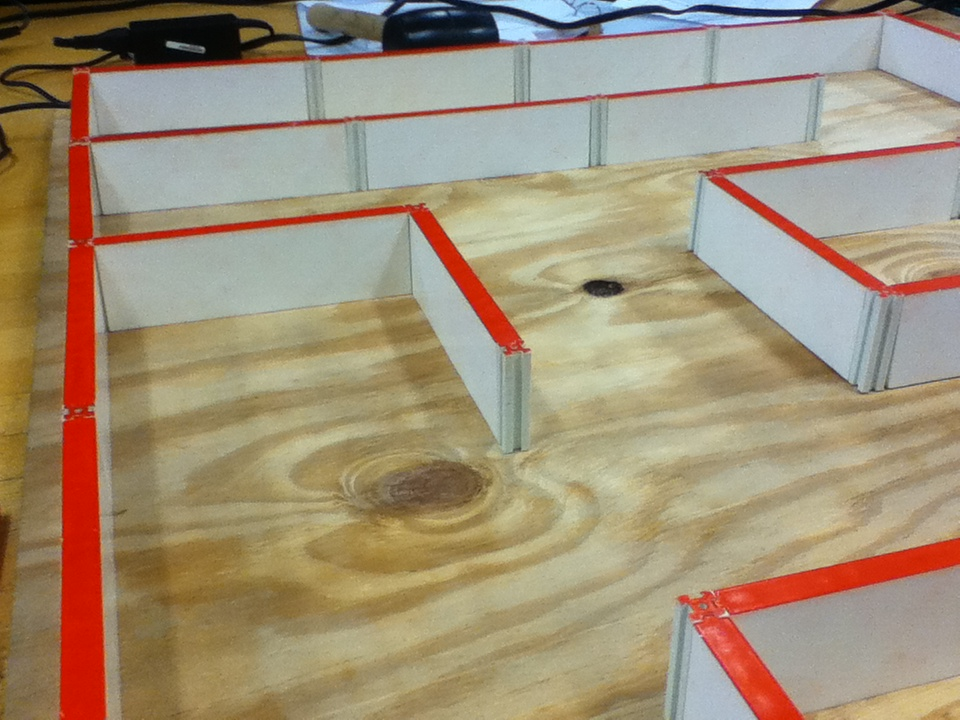
#> input picture data/m7/IMG_0290.JPG, 960 x 720 px
$ python featureMatch.py   (older library calls are emulated)
#> lines starting #> are read from the running program, lines starting #| are printed output that depends on the picture
import numpy as np
import cv2
from matplotlib import pyplot as plt

img1 = cv2.imread('../data/m7/IMG_0290.JPG',0) # queryImage
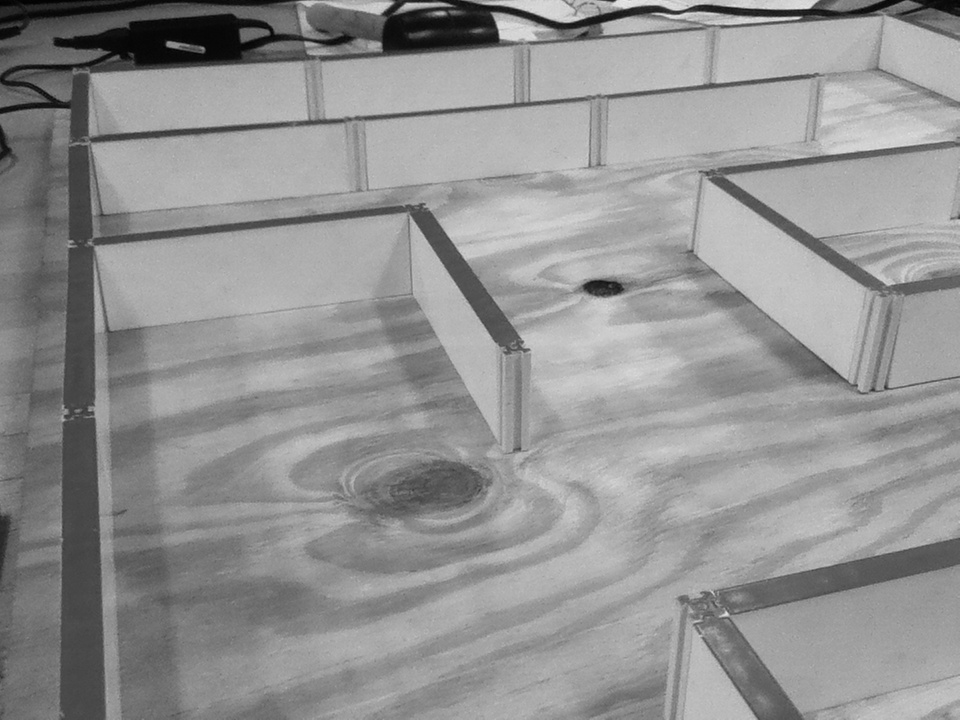
#> img1: shape (720, 960); min 0, max 236, mean 146.7
img2 = cv2.imread('../data/m7/IMG_0292.JPG',0) # trainImage
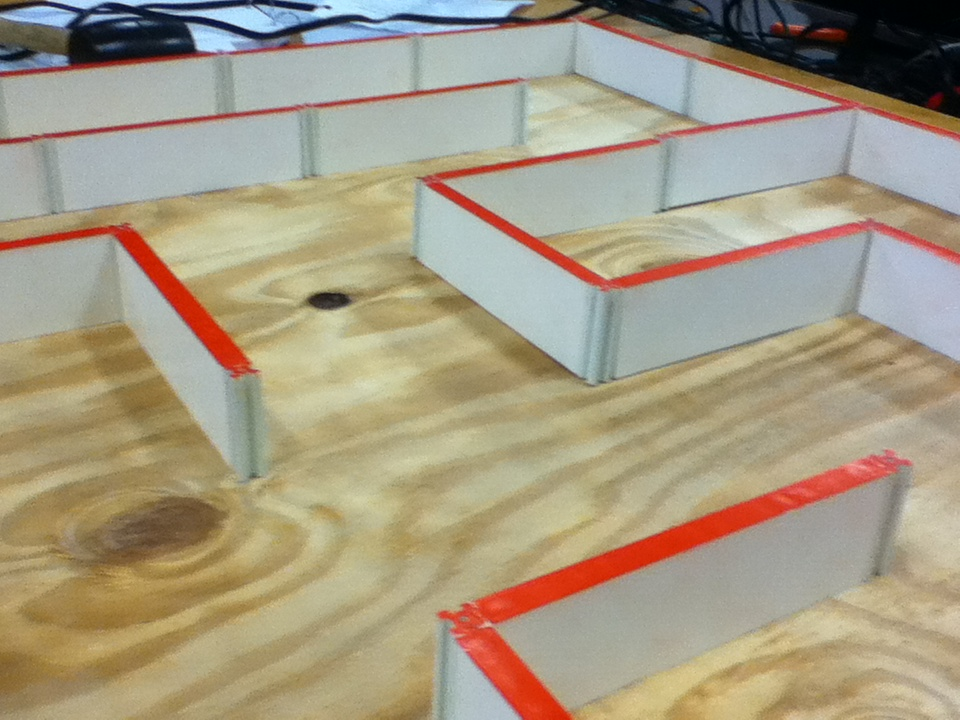
#> input picture data/m7/IMG_0292.JPG, 960 x 720 px
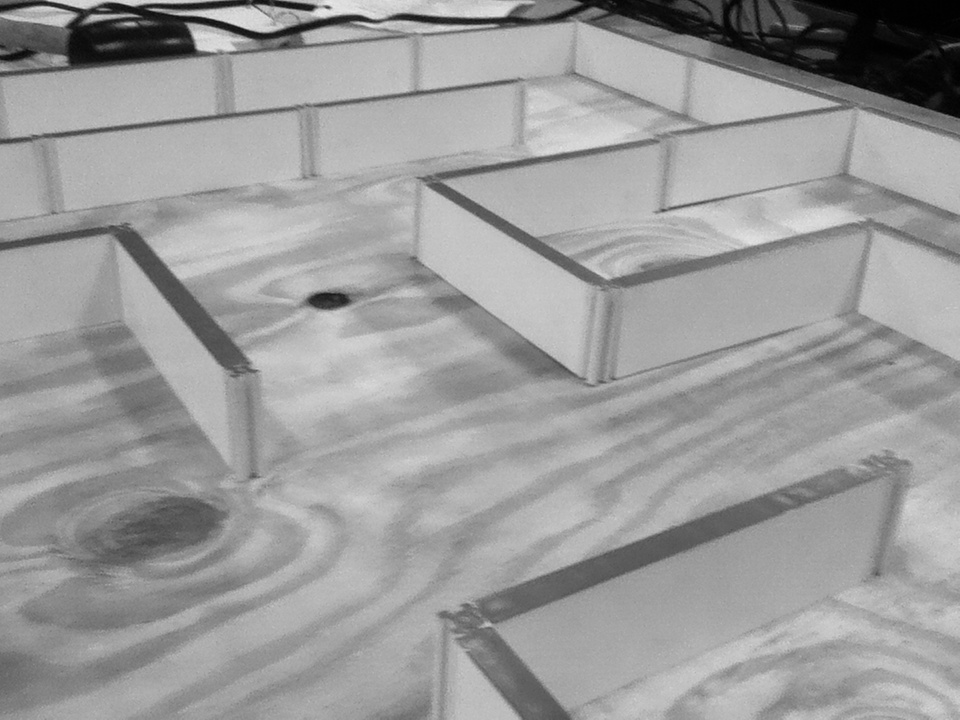
#> img2: shape (720, 960); min 0, max 234, mean 155.5

# Initiate SIFT detector
sift = cv2.SIFT()

# find the keypoints and descriptors with SIFT
kp1, des1 = sift.detectAndCompute(img1,None)
#> kp1 = 1421 keypoints; strongest (x, y, size): (601, 287, 16.3), (170, 44, 5.6), (508, 28, 14.9), (806, 14, 9.7)
kp2, des2 = sift.detectAndCompute(img2,None)
#> kp2 = 876 keypoints; strongest (x, y, size): (328, 7, 3.1), (93, 18, 6.1), (87, 45, 33.3), (320, 13, 7.5)

# FLANN parameters
FLANN_INDEX_KDTREE = 0
index_params = dict(algorithm = FLANN_INDEX_KDTREE, trees = 5)
search_params = dict(checks=50)  # or pass empty dictionary

flann = cv2.FlannBasedMatcher(index_params,search_params)

matches = flann.knnMatch(des1,des2,k=2)
#> matches = 1421 matches

# Need to draw only good matches, so create a mask
matchesMask = [[0,0] for i in xrange(len(matches))]
#> matchesMask = 1421 pairs, first value 0 to 0, second value 0 to 0

# ratio test as per Lowe's paper
for i,(m,n) in enumerate(matches):
    if m.distance < 0.7*n.distance:
        matchesMask[i]=[1,0]
#> after the loop, matchesMask = 1421 pairs, first value 0 to 1, second value 0 to 0

draw_params = dict(matchColor = (0,255,0),
                   singlePointColor = (255,0,0),
                   matchesMask = matchesMask,
                   flags = 0)
#> draw_params = 4 items


# create BFMatcher object
bf = cv2.BFMatcher(cv2.NORM_HAMMING)#, crossCheck=True)
#> (the run stopped early here; a loop or call above may not have finished)
